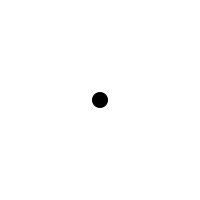
Frame 1 (no input)
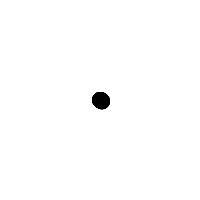
Frame 60 (the mouse pressed at the canvas centre just before this capture)
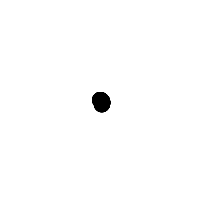
Frame 120 (the mouse held since frame 60 and released just before this capture)

The Processing sketch that drew these frames (run headless with seeded random() and noise(); from frame 60 on, the mouse is pressed at the canvas centre):

// Processing sketch: spiral_shiffman
// ── spiral_shiffman.pde
float r = 0;
float theta = 0;

void setup(){
  size(200, 200);
  background(255);
}

void draw(){
  float x = r * cos(theta);
  float y = r * sin(theta);
  
  noStroke();
  fill(0);
  ellipse(x+width/2, y+height/2, 16, 16);
  
  theta+=0.01;
  r+=0.04;
}
